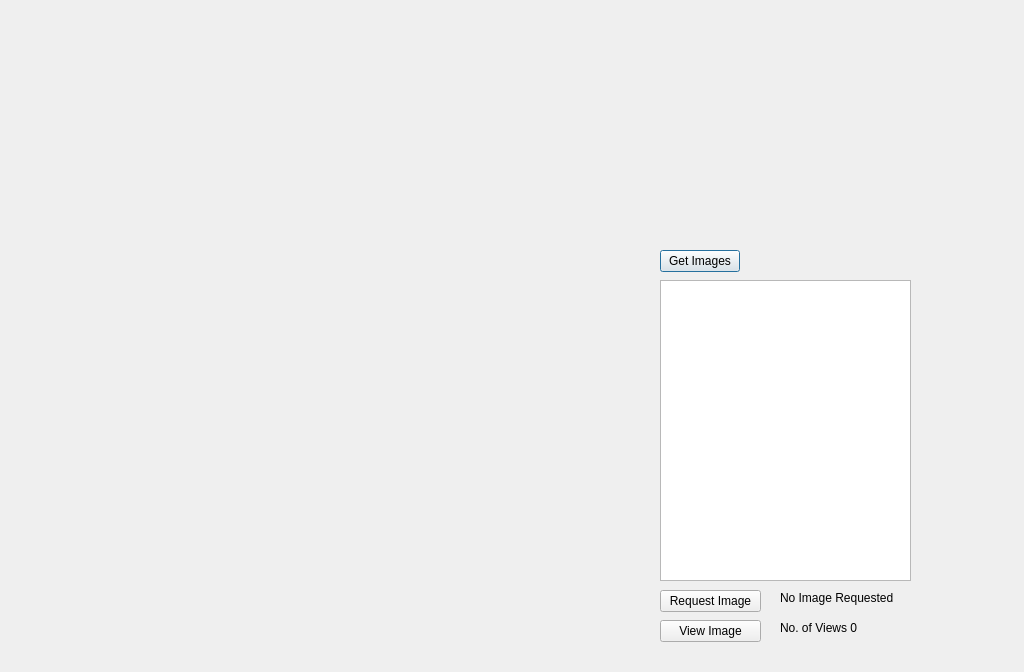
<?xml version="1.0" encoding="UTF-8"?>
<ui version="4.0">
 <class>home_window</class>
 <widget class="QDialog" name="home_window">
  <property name="geometry">
   <rect>
    <x>0</x>
    <y>0</y>
    <width>1024</width>
    <height>672</height>
   </rect>
  </property>
  <property name="windowTitle">
   <string>Dialog</string>
  </property>
  <widget class="QListView" name="all_images">
   <property name="geometry">
    <rect>
     <x>660</x>
     <y>280</y>
     <width>251</width>
     <height>301</height>
    </rect>
   </property>
  </widget>
  <widget class="QLabel" name="label">
   <property name="geometry">
    <rect>
     <x>80</x>
     <y>10</y>
     <width>59</width>
     <height>14</height>
    </rect>
   </property>
   <property name="text">
    <string/>
   </property>
  </widget>
  <widget class="QLabel" name="image_holder">
   <property name="geometry">
    <rect>
     <x>30</x>
     <y>50</y>
     <width>560</width>
     <height>560</height>
    </rect>
   </property>
   <property name="text">
    <string/>
   </property>
   <property name="pixmap">
    <pixmap>ncoins.jpg</pixmap>
   </property>
   <property name="wordWrap">
    <bool>true</bool>
   </property>
   <property name="openExternalLinks">
    <bool>false</bool>
   </property>
  </widget>
  <widget class="QPushButton" name="getImages">
   <property name="geometry">
    <rect>
     <x>660</x>
     <y>250</y>
     <width>80</width>
     <height>22</height>
    </rect>
   </property>
   <property name="text">
    <string>Get Images</string>
   </property>
  </widget>
  <widget class="QPushButton" name="request_image">
   <property name="geometry">
    <rect>
     <x>660</x>
     <y>590</y>
     <width>101</width>
     <height>22</height>
    </rect>
   </property>
   <property name="text">
    <string>Request Image</string>
   </property>
  </widget>
  <widget class="QPushButton" name="view_image">
   <property name="geometry">
    <rect>
     <x>660</x>
     <y>620</y>
     <width>101</width>
     <height>22</height>
    </rect>
   </property>
   <property name="text">
    <string>View Image</string>
   </property>
  </widget>
  <widget class="QLabel" name="status">
   <property name="geometry">
    <rect>
     <x>780</x>
     <y>590</y>
     <width>151</width>
     <height>16</height>
    </rect>
   </property>
   <property name="text">
    <string>No Image Requested</string>
   </property>
  </widget>
  <widget class="QLabel" name="views_num">
   <property name="geometry">
    <rect>
     <x>780</x>
     <y>620</y>
     <width>171</width>
     <height>16</height>
    </rect>
   </property>
   <property name="text">
    <string>No. of Views 0</string>
   </property>
  </widget>
 </widget>
 <resources/>
 <connections/>
</ui>
